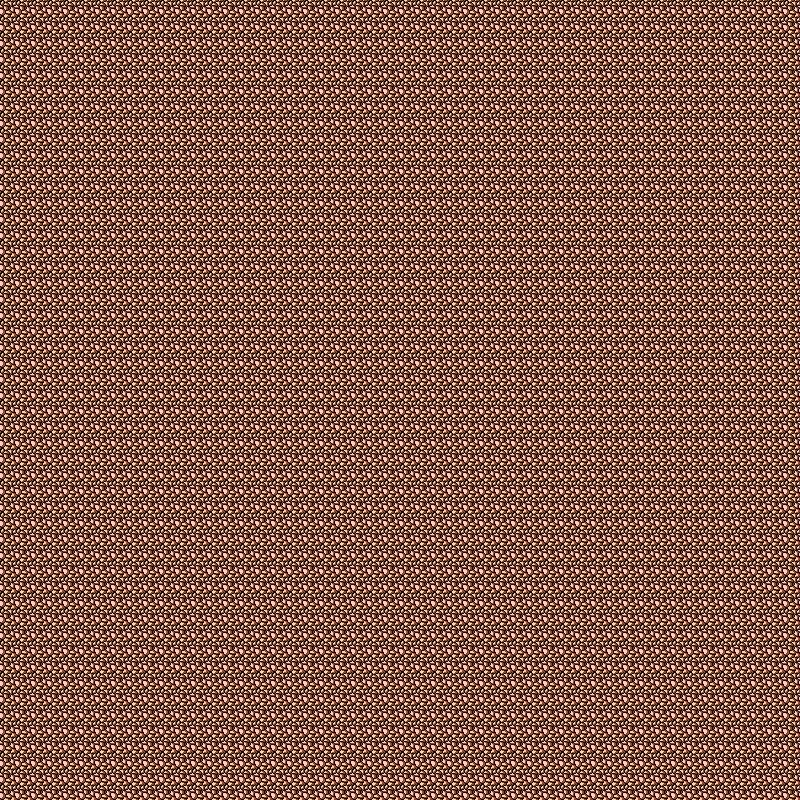

Rendered tile map (Tiled .tmx) drawn with the repository's tilesets; below, a short description and the map source with its tile grids summarised:
An orthogonal 50x50 tile map with 16x16 px tiles, 1 tile layer (Tile Layer 1), 2 tilesets.

<map version="1.0" orientation="orthogonal" renderorder="right-down" width="50" height="50" tilewidth="16" tileheight="16" nextobjectid="1">
 <tileset firstgid="1" name="tileset_gutter" tilewidth="16" tileheight="16" spacing="2" margin="1" tilecount="924" columns="33">
  <image source="tileset_gutter.png" width="594" height="504" />
 </tileset>
 <tileset firstgid="925" name="tileset_gutter" tilewidth="16" tileheight="16" spacing="2" margin="1" tilecount="924" columns="33">
  <image source="tileset_gutter.png" width="594" height="504" />
 </tileset>
 <layer name="Tile Layer 1" width="50" height="50">
  <data>[2500 cells, 2500 non-empty, 1 distinct tile ids]</data>
 </layer>
</map>
